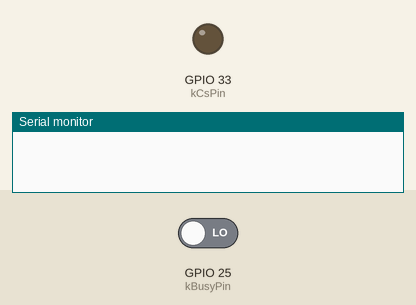
Recording of a program running on a simulated ESP32. On the bench: output pins drawn as LEDs (lit = HIGH), the last lines printed to the serial monitor. Inputs (shaded band) come from the test bench; at power-on: GPIO 25 (kBusyPin) LOW. Pins used as bus, display or sensor lines are not drawn.

Above: at 0.0 s.
At 1.8 s:
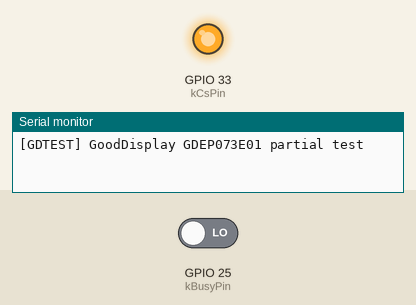
1.9 s: GPIO 25 (kBusyPin) driven HIGH
At 3.2 s:
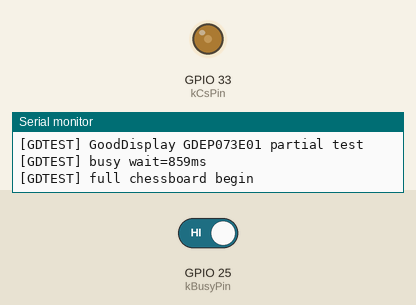
Timing chart, 0 to 10.9 s (numbered marks = the images above; inputs shaded):
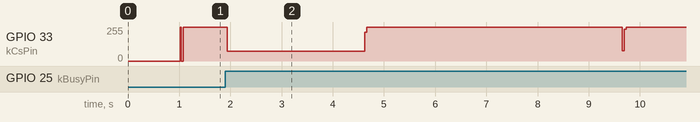

The program:

main.cpp
```cpp
#include <Arduino.h>
#include <SPI.h>

namespace {
constexpr uint8_t kBusyPin = 25;
constexpr uint8_t kResetPin = 26;
constexpr uint8_t kDcPin = 27;
constexpr uint8_t kCsPin = 33;
constexpr uint8_t kPowerPin = 32;

constexpr uint16_t kScreenWidth = 800;
constexpr uint16_t kScreenHeight = 480;
constexpr uint8_t kGridSize = 8;
constexpr uint16_t kBlockWidth = kScreenWidth / kGridSize;
constexpr uint16_t kBlockHeight = kScreenHeight / kGridSize;

constexpr uint8_t kBlack = 0x00;
constexpr uint8_t kWhite = 0x01;
constexpr uint8_t kYellow = 0x02;
constexpr uint8_t kRed = 0x03;
constexpr uint8_t kBlue = 0x05;
constexpr uint8_t kGreen = 0x06;

constexpr uint8_t kPackedWhite = 0x11;

constexpr uint8_t PSR = 0x00;
constexpr uint8_t PWRR = 0x01;
constexpr uint8_t POF = 0x02;
constexpr uint8_t POFS = 0x03;
constexpr uint8_t PON = 0x04;
constexpr uint8_t BTST1 = 0x05;
constexpr uint8_t BTST2 = 0x06;
constexpr uint8_t BTST3 = 0x08;
constexpr uint8_t DTM = 0x10;
constexpr uint8_t DRF = 0x12;
constexpr uint8_t PLL = 0x30;
constexpr uint8_t CDI = 0x50;
constexpr uint8_t TCON = 0x60;
constexpr uint8_t TRES = 0x61;
constexpr uint8_t T_VDCS = 0x84;
constexpr uint8_t PWS = 0xE3;
constexpr uint8_t CMD_PARTIAL_WINDOW = 0x83;

uint8_t chessboard[kGridSize][kGridSize];
uint8_t partial_step = 0;

inline void epdCsLow() { digitalWrite(kCsPin, LOW); }
inline void epdCsHigh() { digitalWrite(kCsPin, HIGH); }
inline void epdDcCommand() { digitalWrite(kDcPin, LOW); }
inline void epdDcData() { digitalWrite(kDcPin, HIGH); }
inline void epdResetLow() { digitalWrite(kResetPin, LOW); }
inline void epdResetHigh() { digitalWrite(kResetPin, HIGH); }
inline bool epdReady() { return digitalRead(kBusyPin) != LOW; }

void spiWrite(uint8_t value) {
  SPI.transfer(value);
}

void epdWriteCommand(uint8_t command) {
  epdCsLow();
  epdDcCommand();
  spiWrite(command);
  epdCsHigh();
}

void epdWriteData(uint8_t data) {
  epdCsLow();
  epdDcData();
  spiWrite(data);
  epdCsHigh();
}

void lcdCheckStatus() {
  const uint32_t start_ms = millis();
  while (!epdReady()) {
    delay(2);
    if ((millis() - start_ms) > 120000UL) {
      Serial.println("[GDTEST] busy timeout");
      break;
    }
  }
  const uint32_t elapsed_ms = millis() - start_ms;
  if (elapsed_ms >= 200UL) {
    Serial.printf("[GDTEST] busy wait=%lums\n", static_cast<unsigned long>(elapsed_ms));
  }
}

void epdHardwareReset() {
  epdResetLow();
  delay(10);
  epdResetHigh();
  delay(10);
}

void epdInitGoodDisplay() {
  epdHardwareReset();

  epdWriteCommand(0xAA);
  epdWriteData(0x49);
  epdWriteData(0x55);
  epdWriteData(0x20);
  epdWriteData(0x08);
  epdWriteData(0x09);
  epdWriteData(0x18);

  epdWriteCommand(PWRR);
  epdWriteData(0x3F);

  epdWriteCommand(PSR);
  epdWriteData(0x5F);
  epdWriteData(0x69);

  epdWriteCommand(POFS);
  epdWriteData(0x00);
  epdWriteData(0x54);
  epdWriteData(0x00);
  epdWriteData(0x44);

  epdWriteCommand(BTST1);
  epdWriteData(0x40);
  epdWriteData(0x1F);
  epdWriteData(0x1F);
  epdWriteData(0x2C);

  epdWriteCommand(BTST2);
  epdWriteData(0x6F);
  epdWriteData(0x1F);
  epdWriteData(0x17);
  epdWriteData(0x49);

  epdWriteCommand(BTST3);
  epdWriteData(0x6F);
  epdWriteData(0x1F);
  epdWriteData(0x1F);
  epdWriteData(0x22);

  epdWriteCommand(PLL);
  epdWriteData(0x08);

  epdWriteCommand(CDI);
  epdWriteData(0x3F);

  epdWriteCommand(TCON);
  epdWriteData(0x02);
  epdWriteData(0x00);

  epdWriteCommand(TRES);
  epdWriteData(0x03);
  epdWriteData(0x20);
  epdWriteData(0x01);
  epdWriteData(0xE0);

  epdWriteCommand(T_VDCS);
  epdWriteData(0x01);

  epdWriteCommand(PWS);
  epdWriteData(0x2F);

  epdWriteCommand(PON);
  lcdCheckStatus();
}

void epdSleepGoodDisplay() {
  epdWriteCommand(POF);
  epdWriteData(0x00);
  lcdCheckStatus();
}

void triggerGoodDisplayRefresh() {
  epdWriteCommand(PON);
  lcdCheckStatus();

  epdWriteCommand(BTST2);
  epdWriteData(0x6F);
  epdWriteData(0x1F);
  epdWriteData(0x17);
  epdWriteData(0x49);

  epdWriteCommand(DRF);
  epdWriteData(0x00);
  lcdCheckStatus();

  epdWriteCommand(POF);
  epdWriteData(0x00);
  lcdCheckStatus();
}

void initChessboard() {
  for (uint8_t row = 0; row < kGridSize; ++row) {
    for (uint8_t col = 0; col < kGridSize; ++col) {
      chessboard[row][col] = ((row + col) & 0x01u) ? kBlack : kWhite;
    }
  }
}

void displayChessboard() {
  Serial.println("[GDTEST] full chessboard begin");
  epdWriteCommand(DTM);
  for (uint16_t y = 0; y < kScreenHeight; ++y) {
    const uint8_t grid_y = y / kBlockHeight;
    for (uint16_t x = 0; x < kScreenWidth; x += 2) {
      const uint8_t color1 = chessboard[grid_y][x / kBlockWidth];
      const uint8_t color2 = chessboard[grid_y][(x + 1u) / kBlockWidth];
      epdWriteData(static_cast<uint8_t>((color1 << 4) | (color2 & 0x0F)));
    }
    if ((y % 100u) == 0u) {
      yield();
    }
  }
  triggerGoodDisplayRefresh();
  Serial.println("[GDTEST] full chessboard done");
}

void clearWhite() {
  Serial.println("[GDTEST] clear white begin");
  epdWriteCommand(DTM);
  for (uint32_t i = 0; i < 192000UL; ++i) {
    epdWriteData(kPackedWhite);
    if ((i & 0x3FFFu) == 0u) {
      yield();
    }
  }
  epdWriteCommand(DRF);
  epdWriteData(0x00);
  delay(1);
  lcdCheckStatus();
  Serial.println("[GDTEST] clear white done");
}

void epdPartialWindow(uint16_t x, uint16_t y, uint16_t width, uint16_t height, uint8_t color) {
  const uint16_t x_end = static_cast<uint16_t>(x + width - 1u);
  const uint16_t y_end = static_cast<uint16_t>(y + height - 1u);

  epdWriteCommand(CMD_PARTIAL_WINDOW);
  epdWriteData((x >> 8) & 0x03);
  epdWriteData(x & 0xFF);
  epdWriteData((x_end >> 8) & 0x03);
  epdWriteData(x_end & 0xFF);
  epdWriteData((y >> 8) & 0x03);
  epdWriteData(y & 0xFF);
  epdWriteData((y_end >> 8) & 0x03);
  epdWriteData(y_end & 0xFF);
  epdWriteData(0x01);
  lcdCheckStatus();

  epdWriteCommand(DTM);
  epdWriteData(0x00);
  const uint8_t packed = static_cast<uint8_t>((color << 4) | (color & 0x0F));
  for (uint16_t row = 0; row < height; ++row) {
    for (uint16_t col = 0; col < width; col += 2) {
      epdWriteData(packed);
    }
    if ((row % 10u) == 0u) {
      yield();
    }
  }
  lcdCheckStatus();
  triggerGoodDisplayRefresh();
}

void manualPartialUpdate(uint8_t grid_x, uint8_t grid_y, uint8_t color) {
  chessboard[grid_y][grid_x] = color;
  const uint16_t x = static_cast<uint16_t>(grid_x) * kBlockWidth;
  const uint16_t y = static_cast<uint16_t>(grid_y) * kBlockHeight;
  Serial.printf("[GDTEST] partial grid=(%u,%u) color=0x%02X begin\n", grid_x, grid_y, color);
  epdPartialWindow(x, y, kBlockWidth, kBlockHeight, color);
  Serial.println("[GDTEST] partial done");
}

void runPartialStep() {
  static constexpr uint8_t xs[] = {2, 4, 5, 1, 6, 3};
  static constexpr uint8_t ys[] = {2, 4, 1, 5, 6, 3};
  static constexpr uint8_t colors[] = {kRed, kYellow, kBlue, kGreen, kWhite, kBlack};
  const uint8_t idx = partial_step % (sizeof(colors) / sizeof(colors[0]));
  epdInitGoodDisplay();
  manualPartialUpdate(xs[idx], ys[idx], colors[idx]);
  epdSleepGoodDisplay();
  ++partial_step;
}
}  // namespace

void setup() {
  Serial.begin(115200);
  delay(1000);
  Serial.println("[GDTEST] GoodDisplay GDEP073E01 partial test");

  pinMode(kPowerPin, OUTPUT);
  digitalWrite(kPowerPin, HIGH);
  delay(20);

  pinMode(kBusyPin, INPUT);
  pinMode(kResetPin, OUTPUT);
  pinMode(kDcPin, OUTPUT);
  pinMode(kCsPin, OUTPUT);
  epdCsHigh();

  SPI.begin(18, -1, 23, kCsPin);
  SPI.beginTransaction(SPISettings(10000000, MSBFIRST, SPI_MODE0));

  initChessboard();
  epdInitGoodDisplay();
  displayChessboard();
  epdSleepGoodDisplay();
}

void loop() {
  delay(5000);
  runPartialStep();

  if (partial_step > 0 && (partial_step % 12u) == 0u) {
    Serial.println("[GDTEST] rebuild full chessboard");
    initChessboard();
    epdInitGoodDisplay();
    displayChessboard();
    epdSleepGoodDisplay();
  }
}
```

Measured:
- after the input at 1.9 s, GPIO 33 (kCsPin): 255/255 → 73/255 at once, → 255/255 2.7 s later
